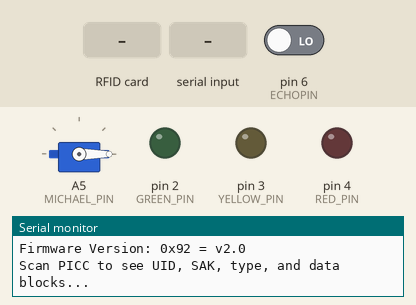
Simulated run of this sketch. Board: Arduino Uno, built with avr-gcc and run on an emulated ATmega328P. Shown: servo, output pins drawn as LEDs (lit = HIGH), the last lines printed to the serial monitor. Dashed ring = blinking. The inputs (shaded band) are chosen by the test bench; at power-on: pin 6 (ECHOPIN) LOW. Pins used as bus, display or sensor lines are not drawn.

Above: at 1.2 s.
1.3 s: RFID card 79 34 2D 03 held to the reader
2.8 s: "u" received over the second serial link
At 4.58 s:
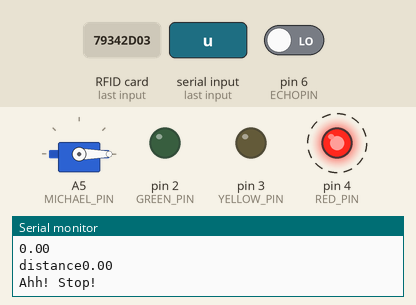
At 5.6 s:
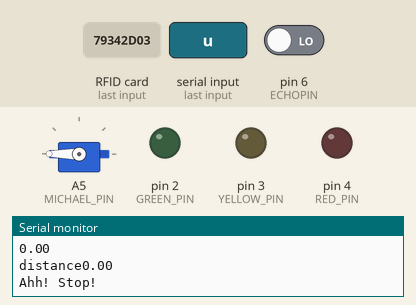
5.8 s: RFID card 5E 7A 19 C4 held to the reader
Timing chart, 0 to 8.8 s (numbered marks = the images above; inputs shaded):
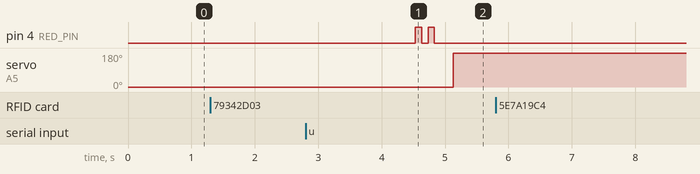

Measured:
- after the input at 2.8 s, pin 4 (RED_PIN): alternates HIGH for 0.10 s and LOW for 0.10 s, 4 changes in all, then stays LOW, starting after 1.7 s; servo on A5 (MICHAEL_PIN): 0° → 180° after 2.3 s

The sketch:

project_lockbox.ino
```cpp
//LED library
#define GREEN_PIN 2   //this is the pin for the green LED
#define YELLOW_PIN 3  //this is the pin for the yellow LED
#define RED_PIN 4     //this is the pin for the red LED
#include <SoftwareSerial.h>

int red = 4;
int green = 2;
int yellow = 3;


//rfid library
#include <SPI.h>
#include <MFRC522.h>
#define RST_PIN 9  // Configurable, see typical pin layout above
#define SS_PIN 10  // Configurable, see typical pin layout above

MFRC522 mfrc522(SS_PIN, RST_PIN);  // Create MFRC522 instance


//bluetooth library
int const RX_PIN = 7;  //this is the rx pin, which receives the bluetooth
int const TX_PIN = 8;  //this is the tx pin, which transmits the bluetooth

SoftwareSerial tooth(TX_PIN, RX_PIN);  //makes a bluetooth object
//set tx and rx pins
//tx goes first, then rx
char davis;


//ultrasonic sensor library
#define TRIGGERPIN 5  //this is the pin that sends out the pulse
#define ECHOPIN 6     //this is the pin that reads the distance


//servo motor library
#include <Servo.h>
#define MICHAEL_PIN A5  //this is the pin that connects to servo motor

Servo michael;
//make an rfid string to hold the id

String scannedID = "";

void setup() {


  Serial.begin(9600);
  tooth.begin(9600);


  // put your setup code here, to run once:
  Serial.begin(9600);
  pinMode(TRIGGERPIN, OUTPUT);  //send pulse
  pinMode(ECHOPIN, INPUT);      //read pulse
  pinMode(GREEN_PIN, OUTPUT);   //sets the green pin as output
  pinMode(YELLOW_PIN, OUTPUT);  //sets the yellow pin as output
  pinMode(RED_PIN, OUTPUT);     //sets the red pin as output


  // servo motor setup code
  michael.write(0);
  michael.attach(MICHAEL_PIN);  //connecting the servo object to the pin


  //rfid setup code
  Serial.begin(9600);  // Initialize serial communications with the PC
  while (!Serial)
    ;                                 // Do nothing if no serial port is opened (added for Arduinos based on ATMEGA32U4)
  SPI.begin();                        // Init SPI bus
  mfrc522.PCD_Init();                 // Init MFRC522
  delay(4);                           // Optional delay. Some board do need more time after init to be ready, see Readme
  mfrc522.PCD_DumpVersionToSerial();  // Show details of PCD - MFRC522 Card Reader details
  Serial.println(F("Scan PICC to see UID, SAK, type, and data blocks..."));
}

void loop() {


  // Reset the loop if no new card present on the sensor/reader. This saves the entire process when idle.
  if (!mfrc522.PICC_IsNewCardPresent()) {
    return;
    Serial.println("Reading the Card");
  }

  // Select one of the cards
  if (!mfrc522.PICC_ReadCardSerial()) {
    return;
    Serial.println("Reading the Card");
  }

  // Dump debug info about the card; PICC_HaltA() is automatically called
  //mfrc522.PICC_DumpToSerial(&(mfrc522.uid));

  MFRC522::PICC_Type piccType = mfrc522.PICC_GetType(mfrc522.uid.sak);


  Serial.print(F("RFID Tag UID:"));

  printHex(mfrc522.uid.uidByte, mfrc522.uid.size);

  Serial.println("");
  mfrc522.PICC_HaltA();  // Halt PICC

  //if stament that checks rfid id is correct (79 34 2D 03)then does something
  Serial.println(scannedID);
  if (scannedID.startsWith(" 79 34 2d 03")) {
    Serial.println("suce4ss!");

    delay(2000);
    //bluetooth loop code inside of rfid, makes it so only bluetooth works and ultrasonic work if rfid tag is scanned
    //bluetooh main code
    //bluetooth#: 51568
    if (tooth.available() > 0) {
      Serial.println("did it work");
      davis = tooth.read();
      tooth.print("reading new input: ");
      tooth.println(davis);
    }

    if (davis == 'u') {  //turns on ultrasonic sensor
    delay(100);
    Serial.println("sending signal");
      // ultrasonic sensor main code
      digitalWrite(TRIGGERPIN, LOW);
      delayMicroseconds(2);
      digitalWrite(TRIGGERPIN, HIGH);
      delayMicroseconds(10);

      float durration = pulseIn(ECHOPIN, HIGH);  //tell us the time from pulse send to pulse received
      Serial.println(durration);

      //distance = speed * durration
      float speed = 0.034;  //measured in cm/microseconds
      float distance = speed * durration / 2;

      Serial.print("distance");
      Serial.println(distance);
      delay(100);

      if (distance > 10) {
        Serial.println("Good to back up");  //tells user that you can continue to move closer to sensor

        digitalWrite(GREEN_PIN, HIGH);  //physical green LED will flash letting user know to continue to move closer to sensor
        delay(100);
        digitalWrite(GREEN_PIN, LOW);
        delay(100);
        digitalWrite(GREEN_PIN, HIGH);
        delay(100);
        digitalWrite(GREEN_PIN, LOW);
        delay(100);

        digitalWrite(YELLOW_PIN, LOW);  //only green LED on here
        digitalWrite(RED_PIN, LOW);     //only green LED on here
        delay(200);

        michael.write(0);     //start of motor extension at 0 degrees
        michael.write(-250);  //continuous full rotations until told otherwise
        delay(1500);          //wait 0.75 seconds

      } else if (distance < 10 && distance > 5) {
        Serial.println("Getting close!");  //tells use that you can continue to move closer with caution

        digitalWrite(YELLOW_PIN, HIGH);  //physical yellow LED will flash letting user know that they are getting closer and closer to the sensor
        delay(100);
        digitalWrite(YELLOW_PIN, LOW);
        delay(100);
        digitalWrite(YELLOW_PIN, HIGH);
        delay(100);
        digitalWrite(YELLOW_PIN, LOW);
        delay(100);

        digitalWrite(GREEN_PIN, LOW);  //only yellow LED on here
        digitalWrite(RED_PIN, LOW);    //only yellow LED on here
        delay(200);

        //servo motor moves slightly to start opening up the lock
        michael.write(100);  //start of motor extension at 0 degrees
        michael.write(180);  //continuous full rotations until told otherwise
        delay(750);          //wait 0.75 seconds
      } else if (distance < 5) {
        Serial.println("Ahh! Stop!");

        digitalWrite(RED_PIN, HIGH);  //physical red LED will light up letting user know that they are extremely close to the sensor
        delay(100);
        digitalWrite(RED_PIN, LOW);
        delay(100);
        digitalWrite(RED_PIN, HIGH);
        delay(100);
        digitalWrite(RED_PIN, LOW);
        delay(100);

        digitalWrite(GREEN_PIN, LOW);   //only red LED on here
        digitalWrite(YELLOW_PIN, LOW);  //only red LED on here
        delay(200);

        //servo motor moves more to completely open up the lock
        michael.write(180);  //start of motor extension at 0 degrees
        michael.write(260);  //continuous full rotations until told otherwise
        delay(750);          //wait 0.75 seconds
      }
    }
  }
}
void printHex(byte *buffer, byte bufferSize) {
  scannedID = "";


  //Serial.begin("reading?");

  for (byte i = 0; i < bufferSize; i++) {

    Serial.print(buffer[i] < 0x10 ? " 0" : " ");

    scannedID = scannedID + String(buffer[i] < 0x10 ? " 0" : " ");

    Serial.print(buffer[i], HEX);

    scannedID = scannedID + String(buffer[i], HEX);
  }
}
```
